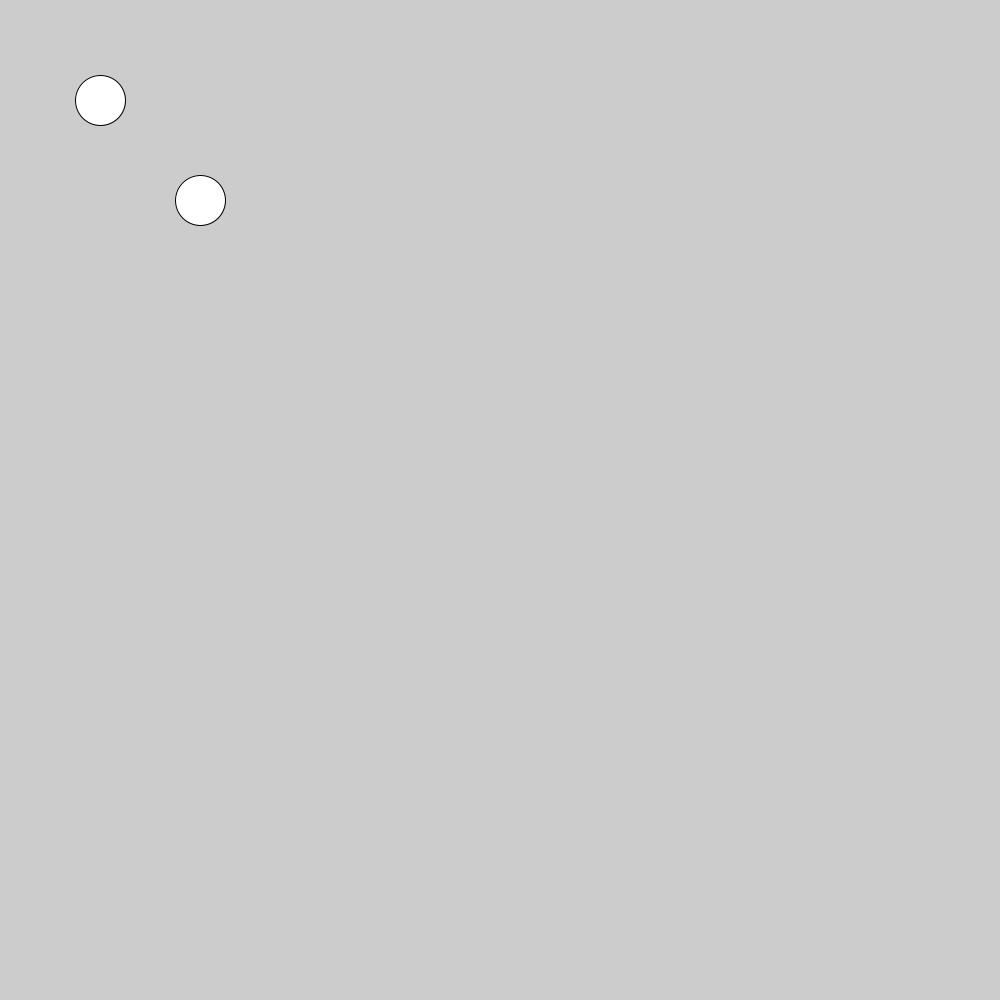
Frame 1 (no input)
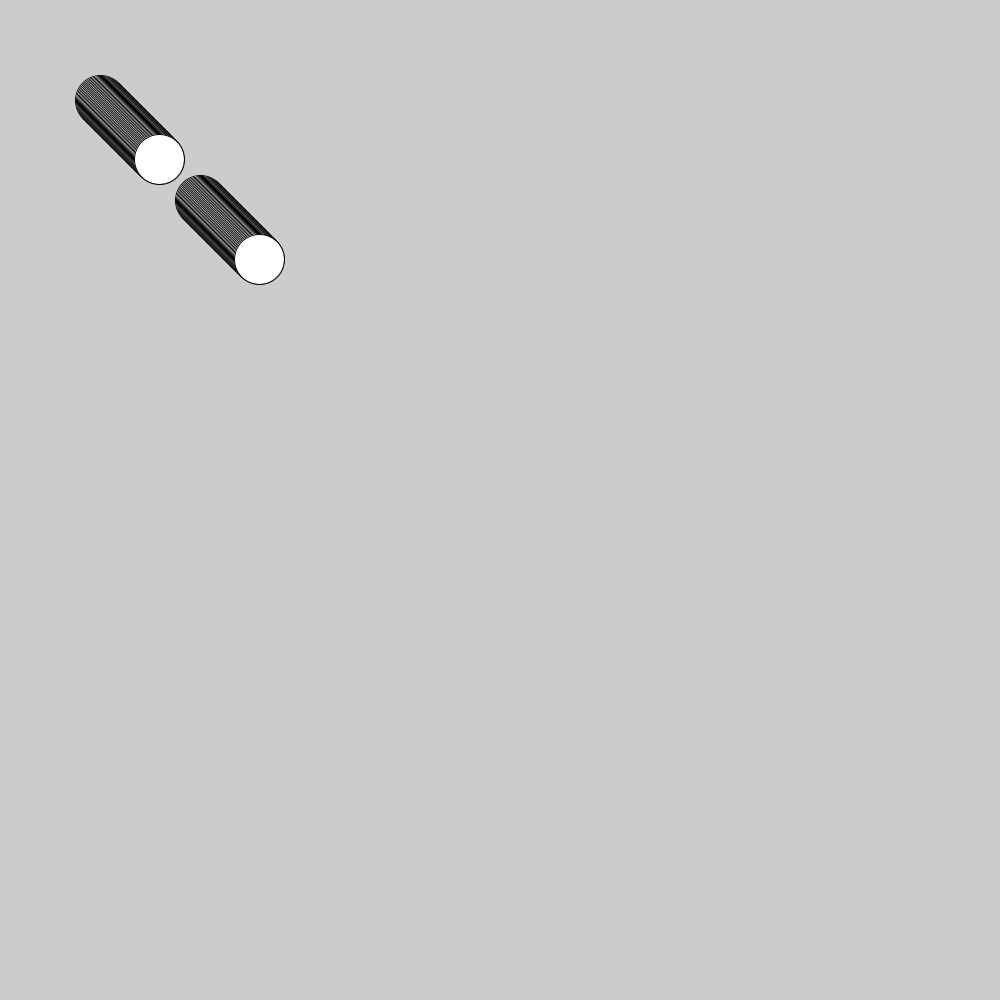
Frame 60 (the mouse pressed at the canvas centre just before this capture)
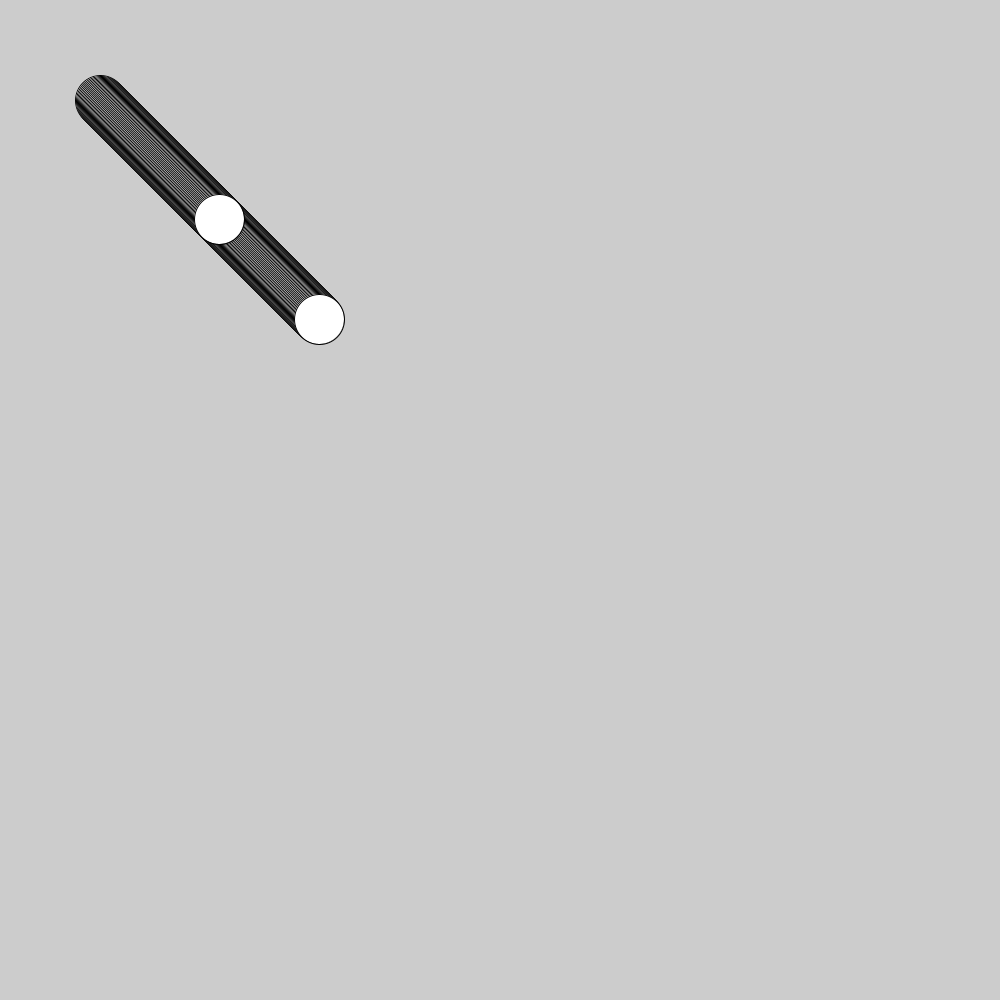
Frame 120 (the mouse held since frame 60 and released just before this capture)

The Processing sketch that drew these frames (run headless with seeded random() and noise(); from frame 60 on, the mouse is pressed at the canvas centre):

// Processing sketch: CircleCollision
// ── CircleCollision.pde
MyCircle myCircle = new MyCircle(100,100,50);
MyCircle myCircle2 = new MyCircle(200,200,50);


void setup()
{
  size(1000,1000);
}

void draw()
{
   myCircle.draw();
   myCircle2.draw();
   myCircle.collided(myCircle2);
}

// ── MyCircle.pde
class MyCircle
{
  // attributes
  private int xLocation;
  private int yLocation;
  private int diameter;
  private int change = 1;
  private int yChange = 1;
  // constructor
  public MyCircle(int xLocation, int yLocation, int diameter)
  {
    this.xLocation = xLocation; // assign the local variable xLocation to the class level xLocation by using "this"
    this.yLocation = yLocation;
    this.diameter = diameter;
  }

  // method called draws
  void draw()
  {
    circle(xLocation, yLocation, diameter); 
    // this method is defined below
    checkBoundaries();
    
    // make sure the circle moves
    xLocation+= change;
    yLocation+= yChange;
  }

  // this returns what is currently stored in the xLocation variable
  int getXLocation()
  {
    return xLocation;
  }

  // this returns what is currently stored in the yLocation variable
  int getYLocation()
  {
    return yLocation;
  }
  
  // this returns what is currently stored in the diameter variable
  int getDiameter()
  {
    return diameter;
  }

  // this method checks all four boundaries and makes the shape bounce if it's hit
  void checkBoundaries()
  {
    if (xLocation + diameter/2 < 0 || xLocation > width - diameter/2 )
    {

      change *= -1;
    }
    if (yLocation + diameter/2 < 0 || yLocation > height - diameter/2 )
    {
      // yChange += 2;
      yChange *= -1;
    }

    
  }
  
  // this method compares the current circle to one that is sent in to see if they collided
  void collided(MyCircle otherCircle)
  {
    if (dist(otherCircle.getXLocation(), otherCircle.getYLocation(), xLocation, yLocation) 
    < otherCircle.getDiameter()/2 + diameter/2) 
    {
      change*=-1;
      
    } 
  }
}
